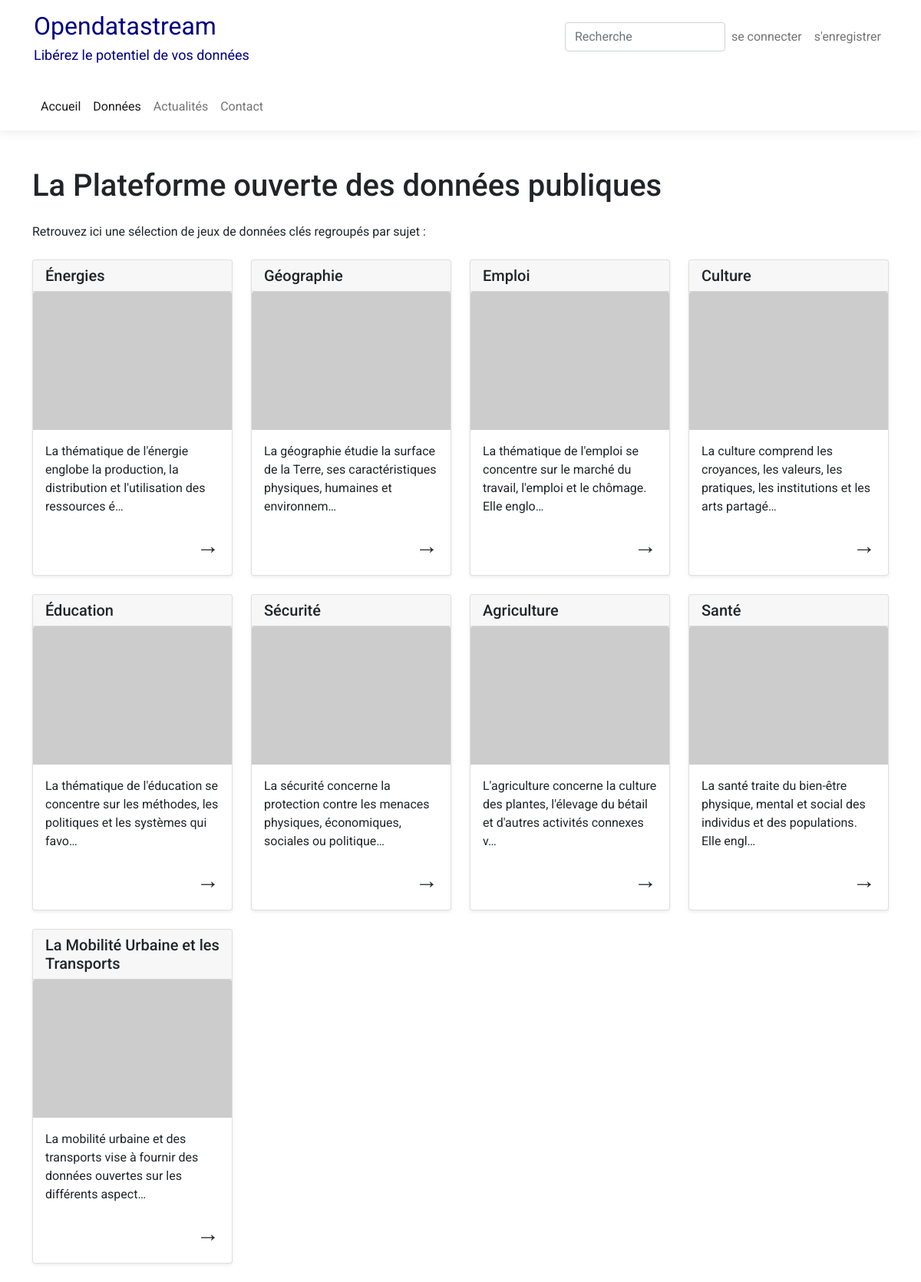
The app's page /, older data.
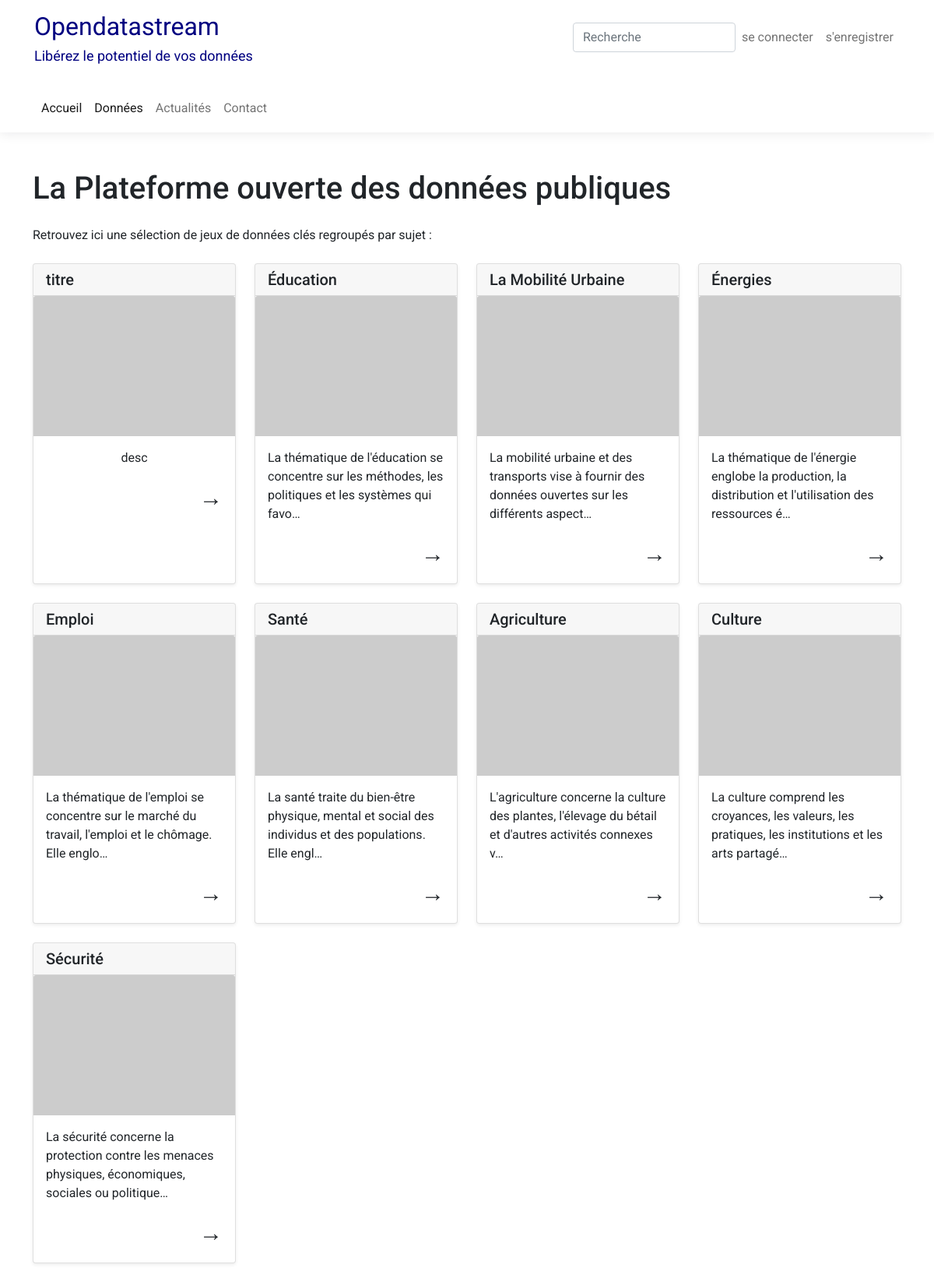
The same page, newer data.
### pages/models.py (models this page shows, shortened)
class Thematiques(models.Model):
    titre = models.CharField(max_length=200)
    description=models.TextField(blank=True)
    slug = models.SlugField(unique=True, blank=True)
    image = models.ImageField(upload_to="static/images",blank=True, null=True)
    date_ajout = models.DateTimeField(auto_now=True)
    class Meta:
        ordering = ['-date_ajout']

### pages/views.py (the view)
# urls.py: path('', views.page_accueil, name="accueil"),
def page_accueil(request):
    thematiques = Thematiques.objects.all()
    context = {'thematiques':thematiques}
    return render(request,"pages/accueil.html",context)

### pages/templates/pages/accueil.html (shortened to what this page needs)
{% extends "base.html" %}
{% load static %}
{% block content %}
<div class="container mt-5 mb-4 container-home">
    <h1 class="mb-4 text-center">La Plateforme ouverte des données publiques</h1>
    <p class="mb-4 text-center">Retrouvez ici une sélection de jeux de données clés regroupés par sujet :</p>
    <div class="row row-cols-1 row-cols-md-2 row-cols-lg-4 g-4">
        {% for thematique in thematiques %}
        <div class="col">
            <div class="card h-100 shadow-sm">
                <div class="card-header">
                    <h5 class="m-0">{{ thematique.titre }}</h5>
                </div>
                <a href="{% url 'page_detail' slug=thematique.slug %}" class="text-decoration-none text-dark">
                    <img class="card-img-top"
                        src="{% if thematique.image and thematique.image.url %}{{ thematique.image.url }}{% else %}https://placehold.co/600x400/png{% endif %}"
                        width="240" height="180" loading="lazy" alt="Image de la thématique">
                    <div class="card-body d-flex flex-column flex-grow-1">
                        <p class="card-text flex-grow-1">{{ thematique.description|truncatechars:100 }}</p>
                        <div class="mt-auto d-flex justify-content-end w-100">
                            <span style="font-size: 30px;">&#8594;</span>
                        </div>
                    </div>
                </a>
            </div>
        </div>
        {% endfor %}
    </div>
</div>
{% endblock content %}

### templates/base.html (shortened to what this page needs)
{% load static %}
<!doctype html>
<html lang="en">
  <head>
    <link href="https://cdn.jsdelivr.net/npm/bootstrap@5.0.2/dist/css/bootstrap.min.css" rel="stylesheet">
    <link rel="stylesheet" href="{% static 'css/style.css' %}">
    <link rel="stylesheet" href="{% static 'css/accueil.css' %}">
    <link rel="stylesheet" href="https://cdn.datatables.net/1.11.5/css/jquery.dataTables.min.css">
    <link rel="stylesheet" href="https://cdnjs.cloudflare.com/ajax/libs/font-awesome/5.15.4/css/all.min.css">
  </head>
  <body>
<nav class="navbar navbar-expand-lg navbar-light" style="box-shadow: rgba(17, 17, 26, 0.1) 0px 0px 16px;">
        <div class="container" style="border:1px solid transparent;">
            <div class="collapse navbar-collapse flex-lg-column" id="navbarRightAlignExample" style="border:1px solid transparent;">
             <ul class="navbar-nav ml-auto mb-2 mb-lg-0"
                  style="width:100%;display:flex;align-items:center;">
                   <li class="nav-item" style="margin:0;">
                    <a href="#" style="font-size:xx-large;text-decoration:none;color:#000080;">
                        <ul style="list-style:none;text-decoration:none;padding:0;">
                            <li>Opendatastream</li>
                            <li style="font-size:18px;">Libérez le potentiel de vos données</li>
                        </ul>
                    </a>
                   </li>
                    <li class="nav-item" style="margin-left: auto;">
                    <form id="search-form-themes" class="form-inline" action="#">
                        <div class="md-form my-0">
                            <div style="position: relative;">
                            <input id="recherche-input-themes" class="form-control mr-sm-2" type="search" placeholder="Recherche" name="recherche" >
                                <button style="height:100%;display:flex;align-items:center;border:none;position: absolute; top: 50%; transform: translateY(-50%); right:9px;" class="btn btn-outline-secondary" type="submit">
                                </button>
                            </div>
                        </div>
                    </form>
                    </li>
                    {% if user.is_authenticated %}
                    <li class="nav-item">
                        <a class="nav-link" href="{% url 'deconnexion' %}">se déconnecter</a>
                    </li>
                    {% else %}
                        <li class="nav-item">
                            <a class="nav-link" href="{% url 'connexion' %}">se connecter</a>
                        </li>
                        <li class="nav-item">
                            <a class="nav-link" href="{% url 'inscription' %}">s'enregistrer</a>
                        </li>
                    {% endif %}
                </ul>
                <ul class="navbar-nav ml-auto mb-2 mb-lg-0"
                    style="width:100%;display:flex;justify-content:start;border:1px solid transparent;">
                    <li class="nav-item">
                        <a class="nav-link active" aria-current="page" href="{% url 'accueil' %}">Accueil</a>
                    </li>
                    <li class="nav-item">
                        <a class="nav-link active" aria-current="page" href="{% url 'tables' %}">Données</a>
                    </li>
                    <li class="nav-item">
                        <a class="nav-link" href="{% url 'accueil_actualite' %}">Actualités</a>
                    </li>
                    <li class="nav-item">
                        <a class="nav-link" href="{% url 'accueil_contact' %}">Contact</a>
                    </li>
                </ul>
            </div>
    </div>
</nav>
{% block content %}
{% endblock content %}
</body>
</html>

### static/css/style.css (style rules this page uses)
body { line-height: 1.5; font-family: 'Roboto', sans-serif; font-weight: 400; overflow-x: hidden; }
* { margin:0; box-sizing: border-box; }
:before,:after { box-sizing: border-box; }
.d-flex { display:flex; align-items:center; justify-content: center; }
a { text-decoration:none; color:#0D2D6D; }

### static/css/accueil.css (style rules this page uses)
.container-home { display: flex; flex-wrap: wrap; }

Row changes from the older to the newer data that the page shows:
removed Thematiques: titre "Géographie", description "La géographie étudie la surface de la Terre, ses caractéristiques physiques, humaines et environnem…"
added Thematiques: titre "titre", description "desc"
changed Thematiques "Éducation": moves up the list
changed Thematiques: titre "La Mobilité Urbaine et les Transports" → "La Mobilité Urbaine"; moves up the list
changed Thematiques "Santé": moves up the list
changed Thematiques "Agriculture": moves down the list
